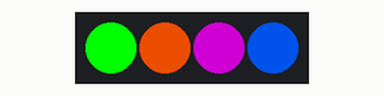
Simulated run of this sketch. Board: Arduino Uno, built with avr-gcc and run on an emulated ATmega328P. Parts: 4 RGB LEDs in strip order, left to right.

Above: at 0.15 s.
At 1.97 s:
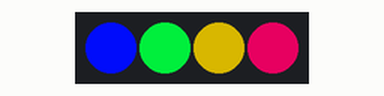
At 4.09 s:
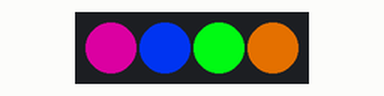
At 7.12 s:
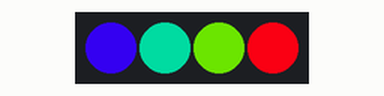
At 13.18 s:
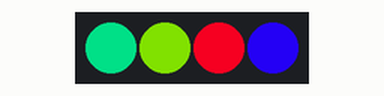
At 39.69 s:
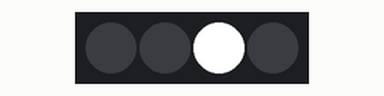
Timing chart, 0 to 40.0 s (numbered marks = the images above):
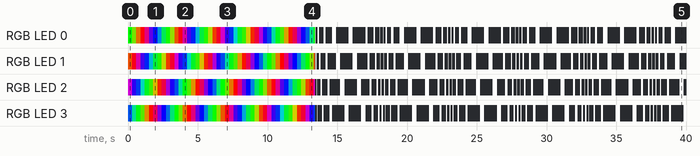

Measured:
- by itself, RGB LED 0: off → RGB(0, 255, 0) at 0.00 s, → RGB(87, 168, 0) 0.30 s later, → RGB(174, 81, 0) 0.30 s later, → RGB(249, 0, 6) 0.30 s later, … (133 changes in this stretch)
- by itself, RGB LED 1: off → RGB(192, 63, 0) at 0.00 s, → RGB(231, 0, 24) 0.30 s later, → RGB(144, 0, 111) 0.30 s later, → RGB(57, 0, 198) 0.30 s later, … (134 changes in this stretch)

The sketch:

wig.ino
```cpp
#include <Adafruit_NeoPixel.h>

#define PIN 0

// Parameter 1 = number of pixels in strip
// Parameter 2 = pin number (most are valid)
// Parameter 3 = pixel type flags, add together as needed:
//   NEO_KHZ800  800 KHz bitstream (most NeoPixel products w/WS2812 LEDs)
//   NEO_KHZ400  400 KHz (classic 'v1' (not v2) FLORA pixels, WS2811 drivers)
//   NEO_GRB     Pixels are wired for GRB bitstream (most NeoPixel products)
//   NEO_RGB     Pixels are wired for RGB bitstream (v1 FLORA pixels, not v2)
Adafruit_NeoPixel strip = Adafruit_NeoPixel(4, PIN, NEO_GRB + NEO_KHZ800);

void setup() {
  strip.begin();
  strip.show(); // Initialize all pixels to 'off'
}

void loop() {
  rainbowCycle(10);
  SPARKLE4EVA_CYCLE(6);
  rainbowFlash(300, 3);
}

// Fill the dots one after the other with a color
void colorWipe(uint32_t c, uint8_t wait) {
  for(uint16_t i=0; i<strip.numPixels(); i++) {
      strip.setPixelColor(i, c);
      strip.show();
      delay(wait);
  }
}

void SPARKLE4EVA_CYCLE(int times) {
 for (int x = 0; x<times; x++) {
  SPARKLE4EVA(10);
  SPARKLE4EVA(50);
  SPARKLE4EVA(100);
  SPARKLE4EVA(150);
  SPARKLE4EVA(300);

  SPARKLE4EVA(300);
  SPARKLE4EVA(150);
  SPARKLE4EVA(100);
  SPARKLE4EVA(50);
 }
}

void SPARKLE4EVA(int wait) {
  int white = strip.Color(255, 255, 255);
  int off = strip.Color(0, 0, 0);

  for(uint16_t i=0; i<strip.numPixels(); i++) {
      strip.setPixelColor(i, white);
      strip.show();
      delay(wait);

      strip.setPixelColor(i, off);
      strip.show();
  }
}

void rainbowFlash(int wait, int times) {

  int red = strip.Color(255, 0, 0);
  int orange = strip.Color(255, 100, 0);
  int yellow = strip.Color(255, 255, 0);
  int green = strip.Color(0, 255, 0);
  int blue = strip.Color(0, 0, 255);
  int indigo = strip.Color(75, 0, 130);
  int violet = strip.Color(238, 58, 140);

  for (int x=0; x<times; x++) {
    colorWipe(strip.Color(255, 0, 0), 50); // Red
    colorflash(yellow, wait);
    colorflash(orange, wait);
    colorflash(green, wait);
    colorflash(blue, wait);
    colorflash(indigo, wait);
    colorflash(violet, wait);
  }
}

void colorflash(int color, int wait) {
  int off = strip.Color(0, 0, 0);

  for(uint16_t i=0; i<strip.numPixels(); i++) {
    strip.setPixelColor(i, color);
    strip.show();
  }

  delay(wait);

  for(uint16_t i=0; i<strip.numPixels(); i++) {
    strip.setPixelColor(i, off);
    strip.show();
  }

  delay(wait);

}

void rainbow(uint8_t wait) {
  uint16_t i, j;

  for(j=0; j<256; j++) {
    for(i=0; i<strip.numPixels(); i++) {
      strip.setPixelColor(i, Wheel((i+j) & 255));
    }
    strip.show();
    delay(wait);
  }
}

// Slightly different, this makes the rainbow equally distributed throughout
void rainbowCycle(uint8_t wait) {
  uint16_t i, j;

  for(j=0; j<256*5; j++) { // 5 cycles of all colors on wheel
    for(i=0; i< strip.numPixels(); i++) {
      strip.setPixelColor(i, Wheel(((i * 256 / strip.numPixels()) + j) & 255));
    }
    strip.show();
    delay(wait);
  }
}

// Input a value 0 to 255 to get a color value.
// The colours are a transition r - g - b - back to r.
uint32_t Wheel(byte WheelPos) {
  if(WheelPos < 85) {
   return strip.Color(WheelPos * 3, 255 - WheelPos * 3, 0);
  } else if(WheelPos < 170) {
   WheelPos -= 85;
   return strip.Color(255 - WheelPos * 3, 0, WheelPos * 3);
  } else {
   WheelPos -= 170;
   return strip.Color(0, WheelPos * 3, 255 - WheelPos * 3);
  }
}
```
